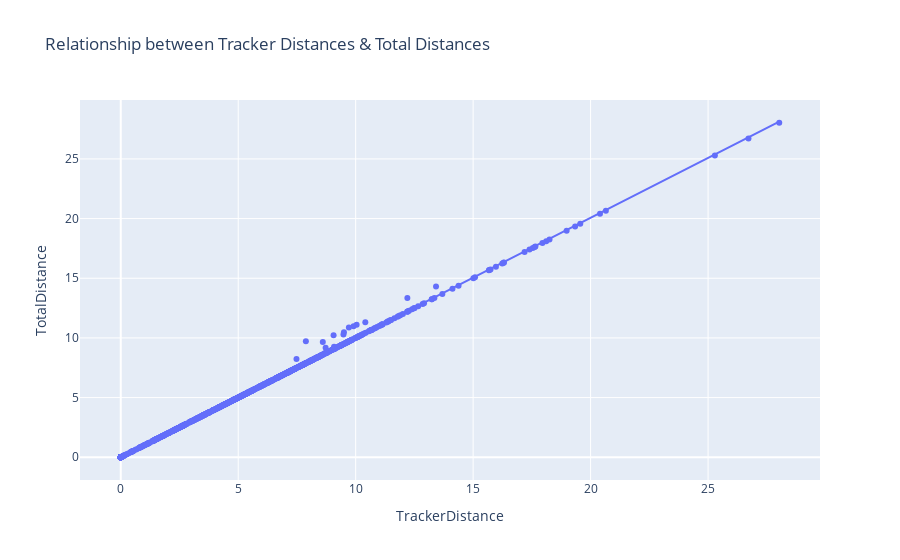

The cell this chart's notebook holds for it:
### Code cell
figure = px.scatter(data_frame = df, x="TrackerDistance",
                    y="TotalDistance", 
                    trendline="ols", 
                    title="Relationship between Tracker Distances & Total Distances")
figure.show()

### Figure 1 — Plotly figure (JSON) as saved in the notebook; plotly's stock layout.template omitted (floating-point values rounded to 4 significant figures; data arrays with more than 128 entries replaced by an {"elided": "..."} marker saying what was removed)
{"data": [{"hovertemplate": "TrackerDistance=%{x}<br>TotalDistance=%{y}<extra></extra>", "legendgroup": "", "marker": {"color": "#636efa", "symbol": "circle"}, "mode": "markers", "name": "", "orientation": "v", "showlegend": false, "type": "scatter", "x": {"elided": "940 float values"}, "xaxis": "x", "y": {"elided": "940 float values"}, "yaxis": "y"}, {"hovertemplate": "<b>OLS trendline</b><br>TotalDistance = 1.00394 * TrackerDistance + -0.00720999<br>R<sup>2</sup>=0.999010<br><br>TrackerDistance=%{x}<br>TotalDistance=%{y} <b>(trend)</b><extra></extra>", "legendgroup": "", "marker": {"color": "#636efa", "symbol": "circle"}, "mode": "lines", "name": "", "showlegend": false, "type": "scatter", "x": {"elided": "940 float values"}, "xaxis": "x", "y": {"elided": "940 float values"}, "yaxis": "y"}], "layout": {"legend": {"tracegroupgap": 0}, "title": {"text": "Relationship between Tracker Distances & Total Distances"}, "xaxis": {"anchor": "y", "domain": [0, 1], "title": {"text": "TrackerDistance"}}, "yaxis": {"anchor": "x", "domain": [0, 1], "title": {"text": "TotalDistance"}}}}
